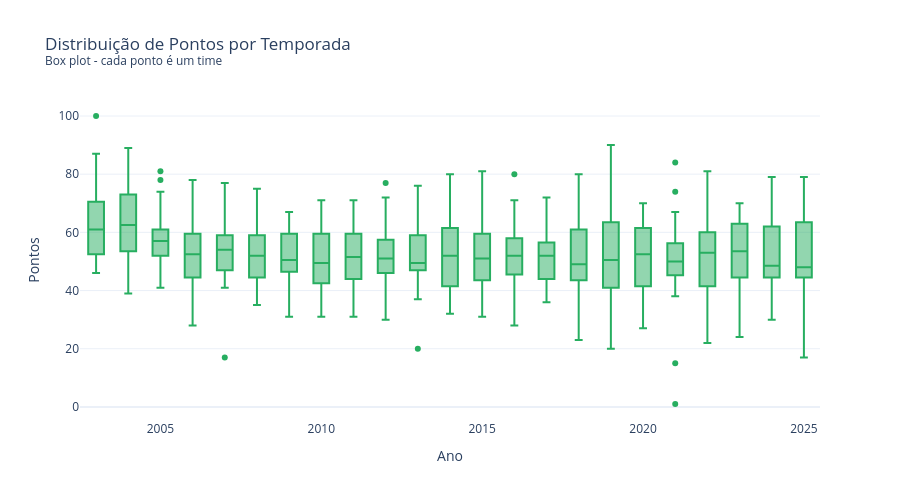

Source (notebook cell):
### Code cell
# Gráfico 2: Box plot de pontos por temporada
fig2 = px.box(df_class, x="ano", y="pontos",
              title="Distribuição de Pontos por Temporada<br><sup>Box plot - cada ponto é um time</sup>",
              labels={"ano": "Ano", "pontos": "Pontos"},
              color_discrete_sequence=["#27ae60"])
fig2.update_layout(template="plotly_white", width=900, height=500)

fig2.show()
_path = "../charts/distribuicao_pontos.html"
fig2.write_html(_path, include_plotlyjs="cdn")

# Add description
_desc = "Box plots exibindo a distribuição de pontos por temporada com mediana, quartis e outliers. A amplitude interquartil e a presença de valores extremos permitem avaliar a assimetria e o grau de concentração de pontuação."
with open(_path) as f:
    html = f.read()
html = html.replace('<div>', f'<p style="text-align:center;color:#666;font-size:13px;font-family:sans-serif;margin:8px 0 0 0;">{_desc}</p>\n<div>', 1)
with open(_path, 'w') as f:
    f.write(html)

print("Gráfico exportado: charts/distribuicao_pontos.html")

### Figure 1 — Plotly figure (JSON) as saved in the notebook; plotly's stock layout.template omitted (floating-point values rounded to 4 significant figures; data arrays with more than 128 entries replaced by an {"elided": "..."} marker saying what was removed)
{"data": [{"alignmentgroup": "True", "hovertemplate": "Ano=%{x}<br>Pontos=%{y}<extra></extra>", "legendgroup": "", "marker": {"color": "#27ae60"}, "name": "", "notched": false, "offsetgroup": "", "orientation": "v", "showlegend": false, "type": "box", "x": {"elided": "471 int values"}, "x0": " ", "xaxis": "x", "y": {"elided": "471 int values"}, "y0": " ", "yaxis": "y"}], "layout": {"boxmode": "group", "height": 500, "legend": {"tracegroupgap": 0}, "title": {"text": "Distribuição de Pontos por Temporada<br><sup>Box plot - cada ponto é um time</sup>"}, "width": 900, "xaxis": {"anchor": "y", "domain": [0.0, 1.0], "title": {"text": "Ano"}}, "yaxis": {"anchor": "x", "domain": [0.0, 1.0], "title": {"text": "Pontos"}}}}
